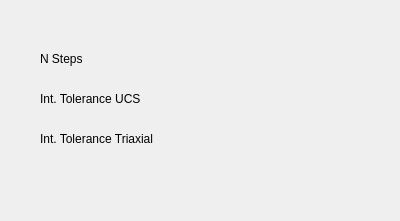
<?xml version="1.0" encoding="UTF-8"?>
<ui version="4.0">
 <class>GlobalConfig</class>
 <widget class="QDockWidget" name="GlobalConfig">
  <property name="enabled">
   <bool>true</bool>
  </property>
  <property name="geometry">
   <rect>
    <x>0</x>
    <y>0</y>
    <width>400</width>
    <height>221</height>
   </rect>
  </property>
  <property name="autoFillBackground">
   <bool>false</bool>
  </property>
  <property name="floating">
   <bool>true</bool>
  </property>
  <property name="windowTitle">
   <string>DockWidget</string>
  </property>
  <widget class="QWidget" name="dockWidgetContents">
   <widget class="QwtCounter" name="Counter">
    <property name="geometry">
     <rect>
      <x>210</x>
      <y>40</y>
      <width>121</width>
      <height>27</height>
     </rect>
    </property>
    <property name="numButtons">
     <number>1</number>
    </property>
    <property name="maxValue">
     <double>1000.000000000000000</double>
    </property>
    <property name="value">
     <double>100.000000000000000</double>
    </property>
   </widget>
   <widget class="QwtCounter" name="Counter_2">
    <property name="geometry">
     <rect>
      <x>210</x>
      <y>80</y>
      <width>121</width>
      <height>27</height>
     </rect>
    </property>
    <property name="numButtons">
     <number>1</number>
    </property>
    <property name="basicstep" stdset="0">
     <double>0.000001100000000</double>
    </property>
    <property name="minValue">
     <double>-10000.000000000000000</double>
    </property>
    <property name="maxValue">
     <double>1000.000000000000000</double>
    </property>
    <property name="stepButton1">
     <number>1</number>
    </property>
    <property name="value">
     <double>0.000100000000000</double>
    </property>
   </widget>
   <widget class="QLabel" name="label">
    <property name="geometry">
     <rect>
      <x>40</x>
      <y>50</y>
      <width>66</width>
      <height>17</height>
     </rect>
    </property>
    <property name="text">
     <string>N Steps</string>
    </property>
   </widget>
   <widget class="QLabel" name="label_2">
    <property name="geometry">
     <rect>
      <x>40</x>
      <y>90</y>
      <width>141</width>
      <height>17</height>
     </rect>
    </property>
    <property name="text">
     <string>Int. Tolerance UCS</string>
    </property>
   </widget>
   <widget class="QLabel" name="label_3">
    <property name="geometry">
     <rect>
      <x>40</x>
      <y>130</y>
      <width>151</width>
      <height>17</height>
     </rect>
    </property>
    <property name="text">
     <string>Int. Tolerance Triaxial</string>
    </property>
   </widget>
   <widget class="QwtCounter" name="Counter_3">
    <property name="geometry">
     <rect>
      <x>210</x>
      <y>120</y>
      <width>121</width>
      <height>27</height>
     </rect>
    </property>
    <property name="numButtons">
     <number>1</number>
    </property>
    <property name="basicstep" stdset="0">
     <double>0.000001100000000</double>
    </property>
    <property name="minValue">
     <double>-10000.000000000000000</double>
    </property>
    <property name="maxValue">
     <double>1000.000000000000000</double>
    </property>
    <property name="stepButton1">
     <number>1</number>
    </property>
    <property name="value">
     <double>0.000001000000000</double>
    </property>
   </widget>
  </widget>
 </widget>
 <customwidgets>
  <customwidget>
   <class>QwtCounter</class>
   <extends>QWidget</extends>
   <header>qwt_counter.h</header>
  </customwidget>
 </customwidgets>
 <resources/>
 <connections/>
</ui>
